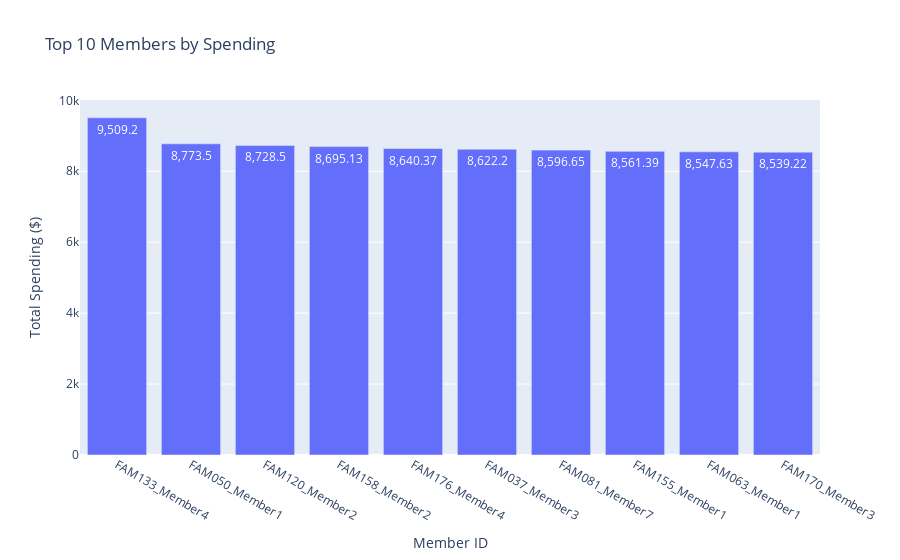

The cell this chart's notebook holds for it:
### Markdown cell above
- ***The top spending family is FAM050, with total spending of $43.88014K.***
- ***Families vary significantly in total expenditures, reflecting diverse financial behaviors.***

### Code cell
# Member-wise spending trends
fig3 = px.bar(
    member_spending.head(10).reset_index(),
    x='Member ID',
    y='Amount',
    title='Top 10 Members by Spending',
    labels={'Amount': 'Total Spending ($)', 'Member ID': 'Member ID'},
    text_auto=True)
fig3.show()

### Figure 1 — Plotly figure (JSON) as saved in the notebook; plotly's stock layout.template omitted (floating-point values rounded to 4 significant figures)
{"data": [{"alignmentgroup": "True", "hovertemplate": "Member ID=%{x}<br>Total Spending ($)=%{y}<extra></extra>", "legendgroup": "", "marker": {"color": "#636efa", "pattern": {"shape": ""}}, "name": "", "offsetgroup": "", "orientation": "v", "showlegend": false, "textposition": "auto", "texttemplate": "%{y}", "type": "bar", "x": ["FAM133_Member4", "FAM050_Member1", "FAM120_Member2", "FAM158_Member2", "FAM176_Member4", "FAM037_Member3", "FAM081_Member7", "FAM155_Member1", "FAM063_Member1", "FAM170_Member3"], "xaxis": "x", "y": [9509.0, 8774.0, 8728.0, 8695.0, 8640.0, 8622.0, 8597.0, 8561.0, 8548.0, 8539.0], "yaxis": "y"}], "layout": {"barmode": "relative", "legend": {"tracegroupgap": 0}, "title": {"text": "Top 10 Members by Spending"}, "xaxis": {"anchor": "y", "domain": [0, 1], "title": {"text": "Member ID"}}, "yaxis": {"anchor": "x", "domain": [0, 1], "title": {"text": "Total Spending ($)"}}}}
